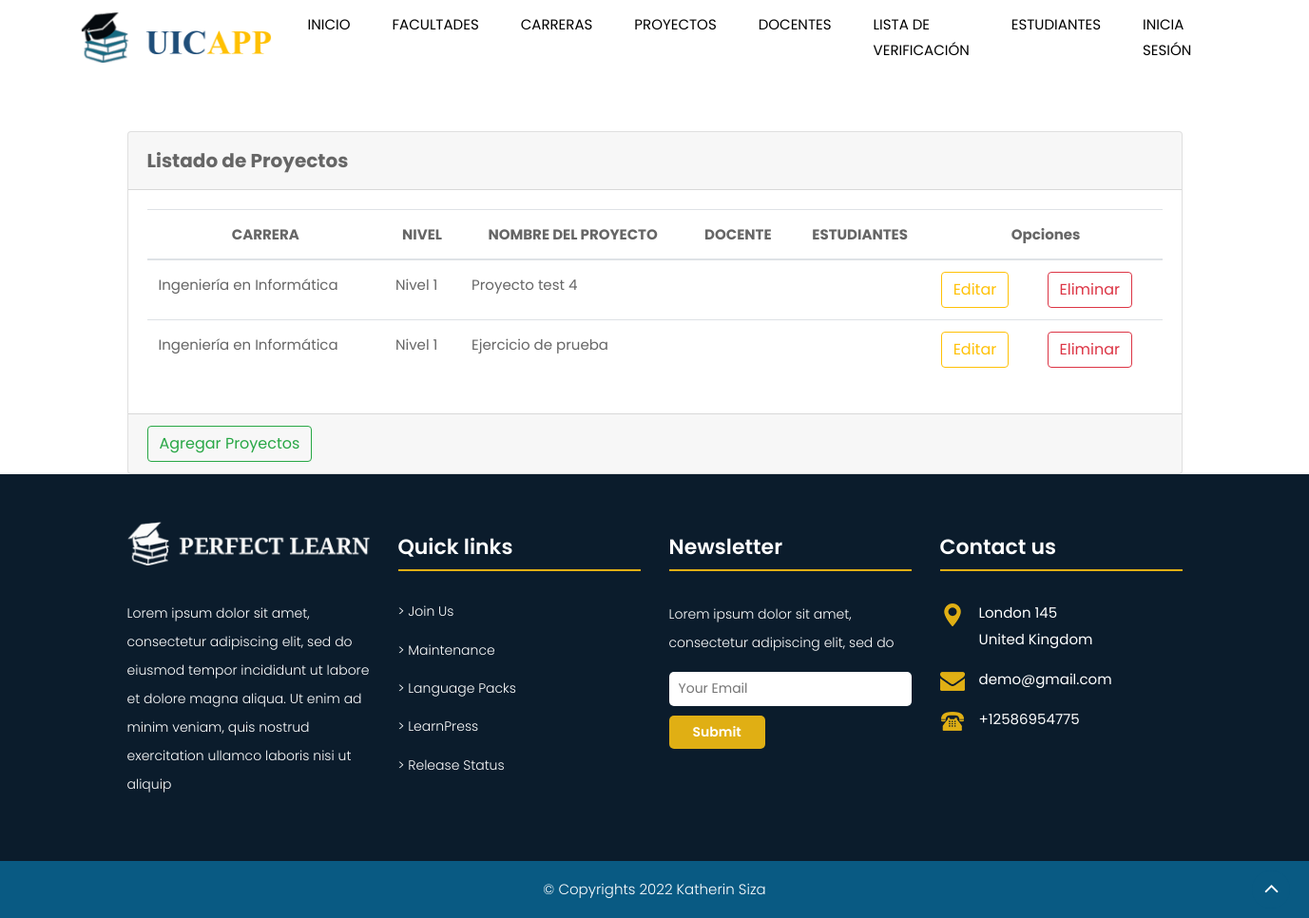
Page /app/proyectos/ on the earlier database version.
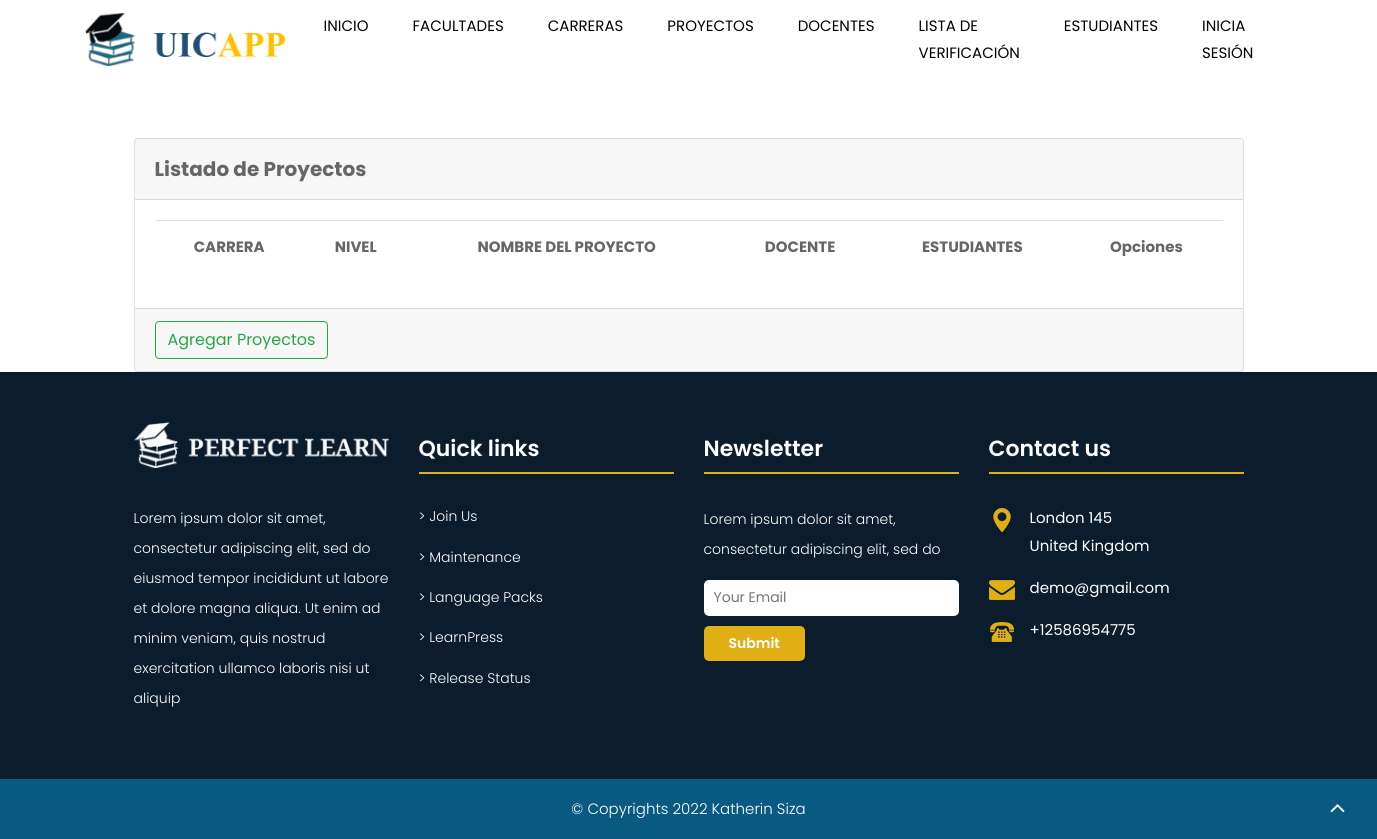
Same page on the later database version.
### App/models.py (models this page shows, shortened)
class Proyecto(models.Model):
    idCarrera = models.ForeignKey(Carrera, verbose_name='Carrera', on_delete=CASCADE)
    idNivel = models.ForeignKey(Nivel, verbose_name='Nivel', on_delete=CASCADE)
    nombre = models.CharField(max_length=100, verbose_name='Nombre del Proyecto')
    idDocente = models.ForeignKey(Docente, verbose_name='Docente', on_delete=CASCADE)
    idEstudiantes = models.ManyToManyField(Estudiante, verbose_name='Listado de Estudiantes')
    fechaCreacion = models.DateField(auto_now_add=True)
    fechaModificacion= models.DateField(null = True, blank = True, editable=False)
    def getEstudiantes(self):
        ul = '<li>'
        for estudiante in self.idEstudiantes.all():
            ul += f'<ul> {estudiante} </ul>'
        ul += '</ul>'
        return ul

class Carrera(models.Model):
    nombre = models.CharField(max_length=100, verbose_name='Nombre de la Carrera', primary_key=True)
    idFacultad = models.ForeignKey(Facultad, verbose_name='Facultad', on_delete=CASCADE)
    fechaCreacion = models.DateField(auto_now_add=True)
    fechaModificacion= models.DateField(null = True, blank = True, editable=False)
    def __str__(self) -> str:
        txt = '{0}'
        return txt.format(self.nombre)

class Nivel(models.Model):
    nombre = models.CharField(max_length=100, verbose_name='Nombre del Nivel')
    periodoInicio = models.DateField( verbose_name='Periodo de inicio de Proyecto')
    periodoFin = models.DateField( verbose_name='Periodo de fin de Proyecto', null = True, blank = True)
    periodoActual = models.DateField( verbose_name='Periodo Actual')
    def __str__(self) -> str:
        txt = '{0}'
        return txt.format(self.nombre)

### App/Modules/Proyectos/view.py (the view)
# urls.py: path('app/proyectos/',  listarProyectos.as_view(), name='proyectos'),
class listarProyectos(ListView):
    model = modelo
    template_name = f'{entidad}/listado.html'
    def dispatch(self, request, *args, **kwargs):
        return super().dispatch(request, *args, **kwargs)
    def get_context_data(self, **kwargs):
        context = super().get_context_data(**kwargs)
        context['encabezado'] = ['carrera','nivel','nombre del proyecto','docente','estudiantes']
        context['items'] = Proyecto.objects.all()
        context['title'] = f'{entidad}'
        context['listado'] = f'Listado de {entidad}'
        return context

### App/Modules/Proyectos/listado.html (shortened to what this page needs)
{% extends 'Views/header.html'  %}
{% load static %}
{% block content %}
<div class="container" style="margin-top: 10%; align-content: center;" >
    <div class="card">
        <div class="card-header">
            <b style="font-size: 20px;" > {{listado}} </b>
        </div>
        <div class="card-body">
            <table class="table table-hover table-responsive'>
                <thead class="table-light ">
                    <tr style="text-align: center;" >
                        {% for titulo in encabezado %}
                            <th class="header" scope="col">{{ titulo | upper }}</th>
                        {% endfor %}
                        <th class="header" scope="col" colspan="2" >Opciones</th>
                    </tr>
                <tbody class="fija1">
                    {% for item in items %}
                        <tr>
                            <td class="header" scope="col">{{ item.idCarrera }} </td>
                            <td class="header" scope="col">{{ item.idNivel }} </td>
                            <td class="header" scope="col">{{ item.nombre }} </td>
                            <td class="header" scope="col">{{ item.idDocente }} </td>
                            <td class="header" scope="col">{{ item.getEstudiantes | safe }}</td>
                            <td class="header" scope="col">
                                <a type="button" href='edit/{{item.pk}}' class="btn btn-outline-warning">Editar</a>
                            </td>
                            <td class="header" scope="col">
                                <a type="button" href="delete/{{item.pk}}" class="btn btn-outline-danger">Eliminar</a>
                            </td>
                        </tr>
                    {% endfor %}
                </tbody>
            </table>
        </div>
        <div class="card-footer">
            <a href="add" class="btn btn-outline-success">Agregar {{title}} </a>
        </div>
    </div>
</div>
{% endblock content %}

### App/Templates/Views/header.html (shortened to what this page needs)
{% load static %}
<!DOCTYPE html>
<html lang="en">
<head>
    <link rel="stylesheet" href="{% static 'css/bootstrap.min.css' %}" />
    <link rel="stylesheet" href="{% static 'css/pogo-slider.min.css' %}" />
    <link rel="stylesheet" href="{% static 'css/style.css' %}" />
    <link rel="stylesheet" href="{% static 'css/responsive.css' %}" />
    <link rel="stylesheet" href="{% static 'css/custom.css' %}" />
</head>
<body id="home" data-spy="scroll" data-target="#navbar-wd" data-offset="98">
    <header class="top-header">
        <nav class="navbar header-nav navbar-expand-lg">
            <div class="container-fluid">
                <a class="navbar-brand" href="{% url 'app:index' %}"><img src="{% static 'images/logo.png' %}" alt="image"></a>
                <div class="collapse navbar-collapse justify-content-end" id="navbar-wd">
                    <ul class="navbar-nav">
                        {% block nav %}
                        <li><a class="nav-link active" href="{% url 'app:index' %}">Inicio</a></li>
						<li><a class="nav-link" href="{% url 'app:facultades' %}">Facultades</a></li>
						<li><a class="nav-link" href="{% url 'app:carreras' %}">Carreras</a></li>
						<li><a class="nav-link" href="{% url 'app:proyectos' %}">Proyectos</a></li>
						<li><a class="nav-link" href="{% url 'app:docentes' %}">Docentes</a></li>
						<li><a class="nav-link" href="{% url 'app:listaVerificaciones' %}">Lista de Verificación</a></li>
						<li><a class="nav-link" href="{% url 'app:estudiantes' %}">Estudiantes</a></li>
						<li><a class="nav-link" href="{% url 'app:login' %}">Inicia Sesión</a></li>
                        {% endblock nav %}
                    </ul>
                </div>
            </div>
        </nav>
    </header>
    {% block content %}{% endblock content %}
    <footer class="footer-box">
        <div class="container">
		   <div class="row">
		      <div class="col-xs-12 col-sm-6 col-md-6 col-lg-3">
			     <div class="footer_blog">
				    <div class="full margin-bottom_30">
					   <img src="{% static 'images/footer_logo.png' %}" alt="#" />
					 </div>
					 <div class="full white_fonts">
					    <p>Lorem ipsum dolor sit amet, consectetur adipiscing elit, sed do eiusmod tempor incididunt ut labore et dolore magna aliqua.
						Ut enim ad minim veniam, quis nostrud exercitation ullamco laboris nisi ut aliquip </p>
					 </div>
				 </div>
			  </div>
			  <div class="col-xs-12 col-sm-6 col-md-6 col-lg-3">
			       <div class="footer_blog footer_menu white_fonts">
						    <h3>Quick links</h3>
						    <ul>
							  <li><a href="#">> Join Us</a></li>
							  <li><a href="#">> Maintenance</a></li>
							  <li><a href="#">> Language Packs</a></li>
							  <li><a href="#">> LearnPress</a></li>
							  <li><a href="#">> Release Status</a></li>
							</ul>
						 </div>
				 </div>
				 <div class="col-xs-12 col-sm-6 col-md-6 col-lg-3">
				 <div class="footer_blog full white_fonts">
						     <h3>Newsletter</h3>
							 <p>Lorem ipsum dolor sit amet, consectetur adipiscing elit, sed do</p>
							 <div class="newsletter_form">
							    <form action="index.html">
								   <input type="email" placeholder="Your Email" name="#" required />
								   <button>Submit</button>
								</form>
							 </div>
						 </div>
					</div>
			  <div class="col-xs-12 col-sm-6 col-md-6 col-lg-3">
				 <div class="footer_blog full white_fonts">
						     <h3>Contact us</h3>
							 <ul class="full">
							   <li><img src="{% static 'images/i5.png' %}"><span>London 145<br>United Kingdom</span></li>
							   <li><img src="{% static 'images/i6.png' %}"><span>demo@gmail.com</span></li>
							   <li><img src="{% static 'images/i7.png' %}"><span>+12586954775</span></li>
							 </ul>
						 </div>
					</div>
		   </div>
        </div>
    </footer>
    <div class="footer_bottom">
        <div class="container">
            <div class="row">
                <div class="col-12">
                    <p class="crp">© Copyrights 2022 Katherin Siza</p>
                </div>
            </div>
        </div>
    </div>
    <a href="#" id="scroll-to-top" class="hvr-radial-out"><i class="fa fa-angle-up"></i></a>
</body>
</html>

### static/css/timeline.css (style rules this page uses)
* { box-sizing: border-box; }

Differences in the rows shown:
removed Proyecto: idCarrera "Ingeniería en Informática", idNivel "Nivel 1", nombre "Proyecto test 4"
removed Proyecto: idCarrera "Ingeniería en Informática", idNivel "Nivel 1", nombre "Ejercicio de prueba"
